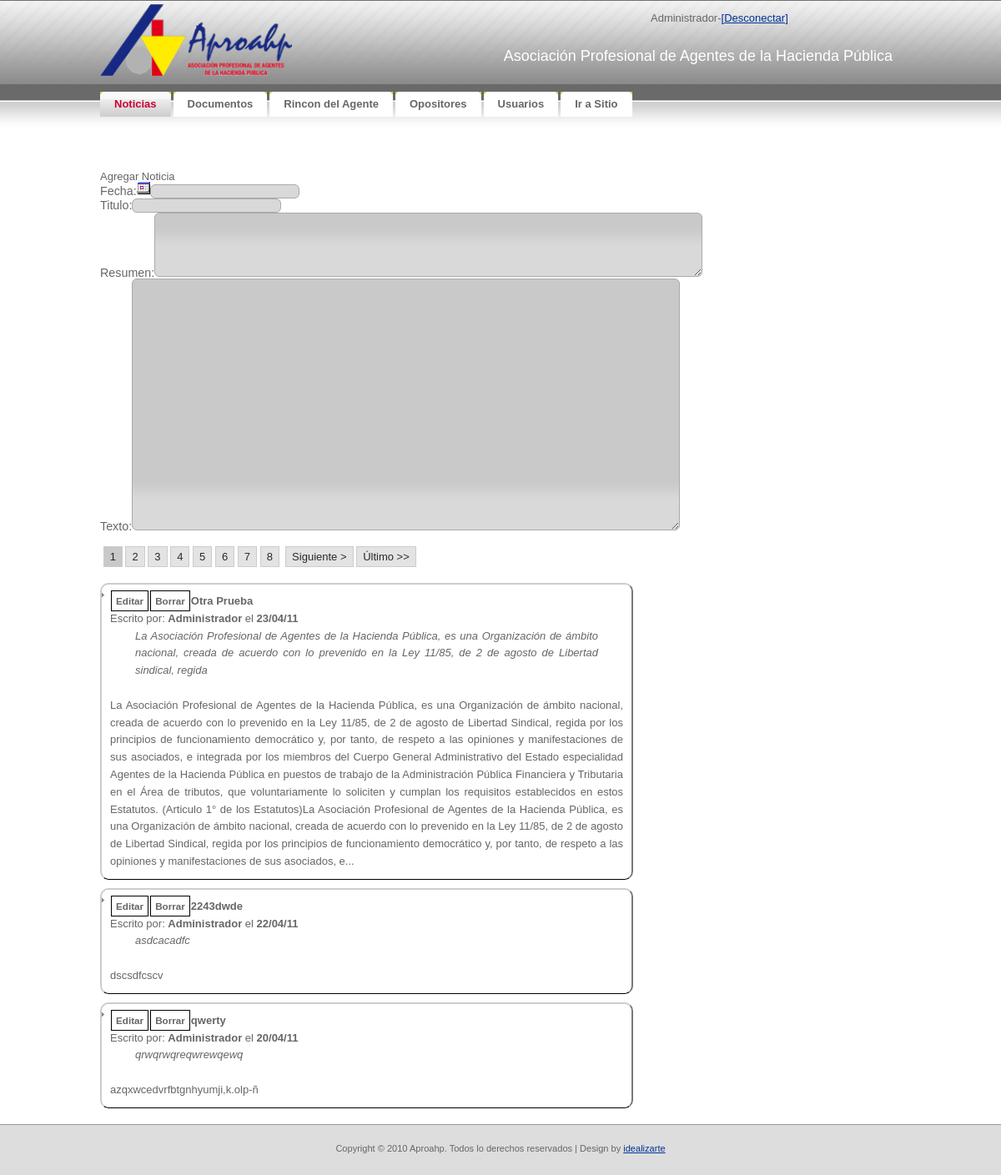
/admin/index.php (signed in), run on the app's committed database.
### tables this page shows
CREATE TABLE IF NOT EXISTS `tbl_noticias` (
  `NOT_ID` bigint(20) NOT NULL AUTO_INCREMENT,
  `NOT_FECHA` timestamp NOT NULL DEFAULT CURRENT_TIMESTAMP,
  `NOT_Autor` bigint(20) NOT NULL,
  `NOT_Titulo` varchar(50) NOT NULL,
  `NOT_resumen` varchar(500) NOT NULL,
  `NOT_texto` text NOT NULL,
  PRIMARY KEY (`NOT_ID`)
);

CREATE TABLE IF NOT EXISTS `tbl_users` (
  `USR_ID` bigint(20) NOT NULL AUTO_INCREMENT,
  `USR_username` varchar(32) NOT NULL,
  `USR_password` varchar(32) NOT NULL,
  `USR_Displayname` varchar(32) NOT NULL,
  `USR_email` varchar(100) NOT NULL,
  `USR_Activo` tinyint(1) NOT NULL,
  PRIMARY KEY (`USR_ID`)
);

### admin/index.php (the view, shortened to what this page needs)
<!DOCTYPE html PUBLIC "-//W3C//DTD XHTML 1.0 Strict//EN"
  "http://www.w3.org/TR/xhtml1/DTD/xhtml1-strict.dtd">
<html xmlns="http://www.w3.org/1999/xhtml" xml:lang="en" lang="en">
<head>
    <link rel="stylesheet" href="../css/reset.css" type="text/css" media="screen" charset="utf-8">
    <link rel="stylesheet" href="../css/aproahp.css" type="text/css" media="screen" charset="utf-8">
	<link rel="stylesheet" href="css/jquery-ui.css" type="text/css" media="screen" charset="utf-8">
	<link rel="stylesheet" href="css/style.css" type="text/css" media="screen" charset="utf-8">
</head>
<body>
<div id="container">
<?php require("header.php")?>
<?php
	require_once("../lib/siteconfig.php");
?>
<div id='noticias'>
	<h2>Noticias</h2><br>
		<div id="addnoticia" >Agregar Noticia</div>
		<div id='noticiasform'>
			<form id='frm_noticia' method='post'>
				<label for="inp_fecha">Fecha:<img src="images/b_calendar.png" alt="Calendario" width="16" height="16" /></label><input type='text' name='inp_fecha' id='inp_fecha' class='text ui-widget-content ui-corner-all'><br/>
				<label for="inp_titulo">Titulo:</label><input type='text' name='inp_titulo' id='inp_titulo' class='text ui-widget-content ui-corner-all'><br/>
				<label for="inp_resumen">Resumen:</label><textarea cols="80" rows="5" name='inp_resumen' id='inp_resumen' class='text ui-widget-content ui-corner-all'></textarea><br/>
				<label for="inp_texto">Texto:</label><textarea cols="80" rows="20" name='inp_texto' id='inp_texto' class='text ui-widget-content ui-corner-all'></textarea><br/>
			</form>
		</div>
<?php
		echo "<div id='noticiaslist'><ul>";
		if(isset($_GET['pagenum'])){
			$pagenum = $_GET['pagenum'];
		}else{
			$pagenum = 1;
		}
		$page_rows = 3;
		$limites = 'limit ' .($pagenum - 1) * $page_rows .',' .$page_rows;
		$not_result=mysql_query("SELECT * FROM tbl_noticias,tbl_users WHERE NOT_Autor=USR_ID ORDER BY NOT_FECHA DESC $limites;");
		for ($x = 0, $numrows = mysql_num_rows($not_result); $x < $numrows; $x++) {
			$row = mysql_fetch_assoc($not_result);
			$datetime = date("d/m/y", strtotime($row["NOT_FECHA"]));
			echo "<li class=noticia><div class=edit rel='".$row["NOT_ID"]."'>Editar</div><div class=borrar rel='".$row["NOT_ID"]."'>Borrar</div><span class=highlight>".$row["NOT_Titulo"]."</span><br>Escrito por: <span class=highlight>".$row["USR_Displayname"]."</span> el <span class=highlight>".$datetime."</span><br><div class=resumen>".nl2br($row["NOT_resumen"])."</div><br>".nl2br(neat_trim($row["NOT_texto"],1000))."</li>";
	    }
		echo "</ul></div>";
?>
</div>
</div>
</body>
</html>

### css/aproahp.css (style rules this page uses)
* { margin: 0; padding: 0; }
ul,li { list-style-type: none; }
body, th { background: #FFFFFF url(../images/img01.gif) repeat-x; font-family: Verdana, Arial, Helvetica, sans-serif; font-size: 13px; color: #666666; }
h1, h2 { font-family: "Trebuchet MS", Arial, Helvetica, sans-serif; font-weight: normal; }
h2 { font-size: 167%; color:#ffffff; }
p, ul, ol { margin-bottom: 1.5em; line-height: 1.6em; }
p { color:#666666; }
ul { list-style: none; }
ul li { padding-left: 10px; background: url(../images/img16.gif) no-repeat 0px 10px; }
a:link { color: #003399; }
img { border: none; }
#container { width: 960px; padding: 0px 0px 0px 0px; margin:0 auto; text-align:justify; }
#footer { height:20px; padding: 20px; background: #DDDDDD; border-top: 1px solid #999999; }
#footer p { margin: 0; text-align: center; font-size: 85%; }
.noticia { padding:10px; border:2px outset #ccc; -moz-border-radius: 10px; -webkit-border-radius: 10px; padding: 10px; width:615px; margin-top:10px; }
.noticia .highlight { font-weight: bold; }
.noticia .resumen { padding: 0 30px; font-style: italic; }

### admin/css/style.css (style rules this page uses)
label { display: inline; font-size: 1.1em; }
.noticia { padding: 10px; border-bottom: 1px solid black; }
.noticia .highlight { font-weight: bold; }
.noticia .resumen { padding: 0 30px; font-style: italic; }
.edit, .borrar, .activar { font-size: .9em; font-weight: bold; display: inline; position: relative; padding: 5px; margin: 1px; border: 1px solid black; cursor: pointer; }

### data on the page
tbl_noticias: NOT_Titulo "Otra Prueba", tbl_users.USR_Displayname "Administrador", NOT_FECHA "23/04/11", NOT_resumen "La Asociación Profesional de Agentes de la Hacienda Pública, es una Organización de ámbito nacional, creada de acuerdo con lo prevenido en la Ley 11/85, de 2 de agosto de Libertad sindical, regida", NOT_texto "La Asociación Profesional de Agentes de la Hacienda Pública, es una Organización de ámbito nacional, creada de acuerdo con lo prevenido en la Ley 11/85, de 2 de agosto de Libertad Sindical, regida por los principios de funcionamiento democrático y, por tanto, de respeto a las opiniones y manifestaciones de sus asociados, e integrada por los miembros del Cuerpo General Administrativo del Estado especialidad Agentes de la Hacienda Pública en puestos de trabajo de la Administración Pública Financiera y Tributaria en el Área de tributos, que voluntariamente lo soliciten y cumplan los requisitos establecidos en estos Estatutos. (Articulo 1° de los Estatutos)La Asociación Profesional de Agentes…"
tbl_noticias: NOT_Titulo "2243dwde", tbl_users.USR_Displayname "Administrador", NOT_FECHA "22/04/11", NOT_resumen "asdcacadfc", NOT_texto "dscsdfcscv"
tbl_noticias: NOT_Titulo "qwerty", tbl_users.USR_Displayname "Administrador", NOT_FECHA "20/04/11", NOT_resumen "qrwqrwqreqwrewqewq", NOT_texto "azqxwcedvrfbtgnhyumji,k.olp-ñ"

### other printed values
$_SESSION['DisplayName'] "Administrador"
$item['Name'] "Noticias"
$item['Name'] "Documentos"
$item['Name'] "Rincon del Agente"
$item['Name'] "Opositores"
$item['Name'] "Usuarios"
$item['Name'] "Ir a Sitio"
